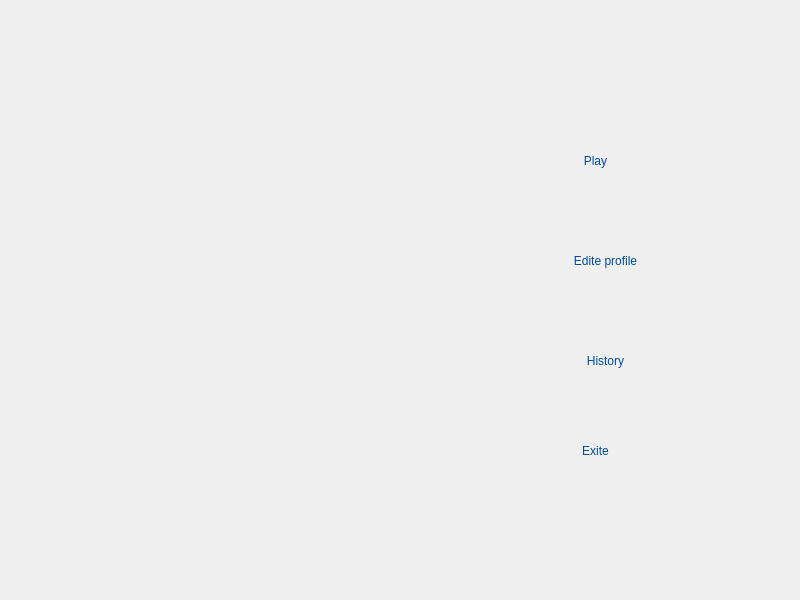
<?xml version="1.0" encoding="UTF-8"?>
<ui version="4.0">
 <class>menue</class>
 <widget class="QMainWindow" name="menue">
  <property name="geometry">
   <rect>
    <x>0</x>
    <y>0</y>
    <width>800</width>
    <height>600</height>
   </rect>
  </property>
  <property name="minimumSize">
   <size>
    <width>800</width>
    <height>600</height>
   </size>
  </property>
  <property name="maximumSize">
   <size>
    <width>800</width>
    <height>600</height>
   </size>
  </property>
  <property name="windowTitle">
   <string>MainWindow</string>
  </property>
  <property name="styleSheet">
   <string notr="true"/>
  </property>
  <widget class="QWidget" name="centralwidget">
   <widget class="QLabel" name="label">
    <property name="geometry">
     <rect>
      <x>60</x>
      <y>70</y>
      <width>381</width>
      <height>231</height>
     </rect>
    </property>
    <property name="styleSheet">
     <string notr="true">border-image: url(:/name.png);</string>
    </property>
    <property name="text">
     <string/>
    </property>
   </widget>
   <widget class="QLabel" name="label_2">
    <property name="geometry">
     <rect>
      <x>0</x>
      <y>0</y>
      <width>800</width>
      <height>600</height>
     </rect>
    </property>
    <property name="styleSheet">
     <string notr="true">border-image: url(:/board.png);</string>
    </property>
    <property name="text">
     <string/>
    </property>
   </widget>
   <widget class="QPushButton" name="pushButton">
    <property name="geometry">
     <rect>
      <x>440</x>
      <y>210</y>
      <width>331</width>
      <height>101</height>
     </rect>
    </property>
    <property name="cursor">
     <cursorShape>PointingHandCursor</cursorShape>
    </property>
    <property name="styleSheet">
     <string notr="true">QPushButton{
border-radius:20px;
font: 700 40pt &quot;Agency FB&quot;;
color:#004C99;
}
QPushButton:hover{
color:#0066CC;
}
</string>
    </property>
    <property name="text">
     <string>Edite profile</string>
    </property>
   </widget>
   <widget class="QPushButton" name="pushButton_2">
    <property name="geometry">
     <rect>
      <x>490</x>
      <y>400</y>
      <width>211</width>
      <height>101</height>
     </rect>
    </property>
    <property name="cursor">
     <cursorShape>PointingHandCursor</cursorShape>
    </property>
    <property name="styleSheet">
     <string notr="true">QPushButton{
border-radius:20px;
font: 700 40pt &quot;Agency FB&quot;;
color:#004C99;
}
QPushButton:hover{
color:#0066CC;
}</string>
    </property>
    <property name="text">
     <string>Exite</string>
    </property>
   </widget>
   <widget class="QPushButton" name="pushButton_3">
    <property name="geometry">
     <rect>
      <x>500</x>
      <y>310</y>
      <width>211</width>
      <height>101</height>
     </rect>
    </property>
    <property name="cursor">
     <cursorShape>PointingHandCursor</cursorShape>
    </property>
    <property name="styleSheet">
     <string notr="true">QPushButton{
border-radius:20px;
font: 700 40pt &quot;Agency FB&quot;;
color:#004C99;
}
QPushButton:hover{
color:#0066CC;
}
</string>
    </property>
    <property name="text">
     <string>History</string>
    </property>
   </widget>
   <widget class="QPushButton" name="pushButton_4">
    <property name="geometry">
     <rect>
      <x>490</x>
      <y>110</y>
      <width>211</width>
      <height>101</height>
     </rect>
    </property>
    <property name="cursor">
     <cursorShape>PointingHandCursor</cursorShape>
    </property>
    <property name="styleSheet">
     <string notr="true">QPushButton{
border-radius:20px;
font: 700 40pt &quot;Agency FB&quot;;
color:#004C99;
}
QPushButton:hover{
color:#0066CC;
}</string>
    </property>
    <property name="text">
     <string>Play</string>
    </property>
   </widget>
   <zorder>label_2</zorder>
   <zorder>label</zorder>
   <zorder>pushButton</zorder>
   <zorder>pushButton_2</zorder>
   <zorder>pushButton_3</zorder>
   <zorder>pushButton_4</zorder>
  </widget>
 </widget>
 <resources/>
 <connections/>
</ui>
